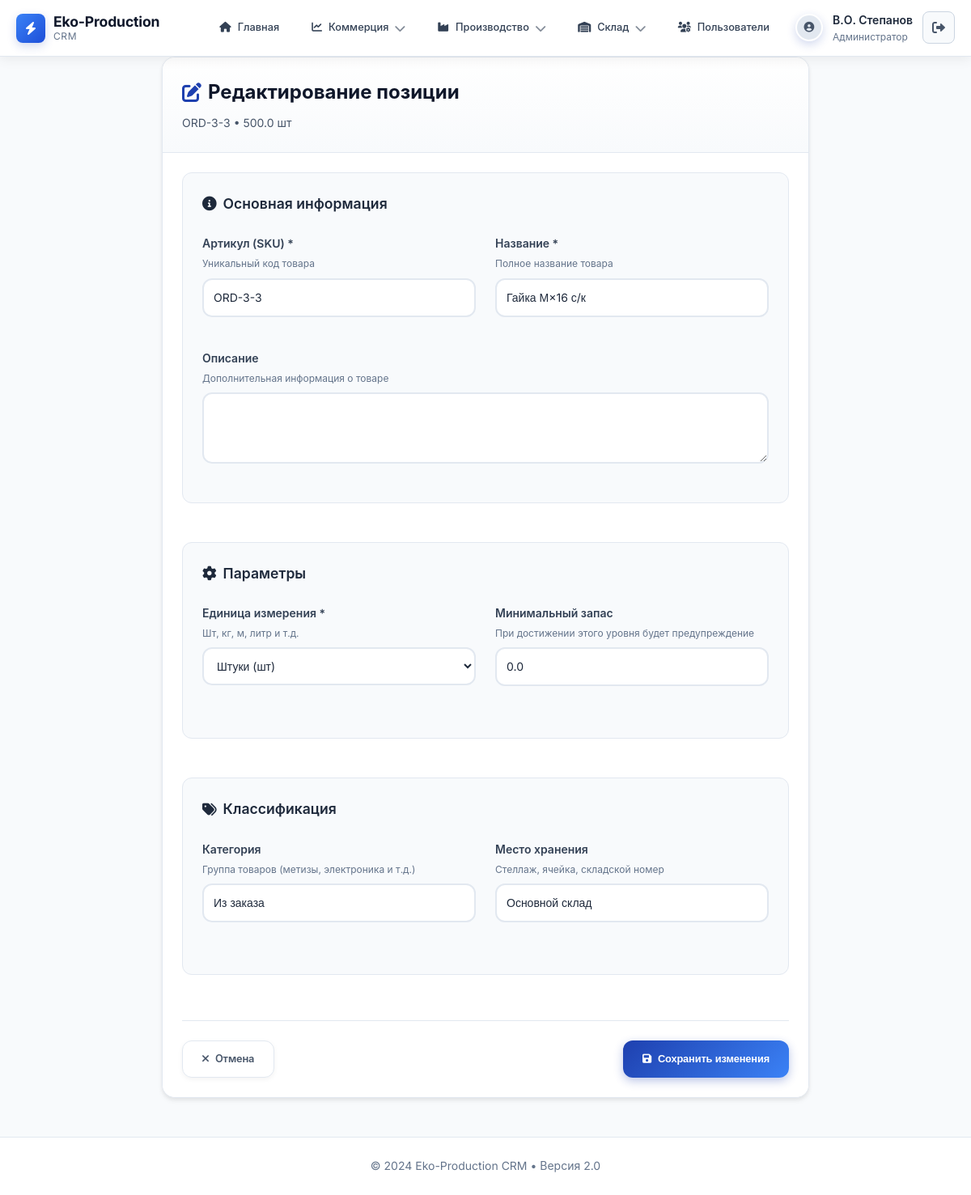
The page /warehouse/4/edit (signed in) on the database its author committed.
### app.py (models this page shows, shortened)
class User(db.Model):
    id = db.Column(db.Integer, primary_key=True)
    username = db.Column(db.String(80), unique=True, nullable=False, index=True)
    email = db.Column(db.String(120), unique=True, nullable=False, index=True)
    password_hash = db.Column(db.String(200), nullable=False)
    full_name = db.Column(db.String(200))
    role = db.Column(db.String(50), default='seamstress', index=True)
    is_active = db.Column(db.Boolean, default=True)
    created_at = db.Column(db.DateTime, default=lambda: datetime.now(timezone.utc))
    updated_at = db.Column(db.DateTime, default=lambda: datetime.now(timezone.utc),
                          onupdate=lambda: datetime.now(timezone.utc))
    def has_permission(self, permission):
        return True  # всем пользователям разрешено всё
    def has_module_access(self, module_name):
        return True  # всем пользователям доступны все модули
    def get_role_name(self):
        role_config = ROLES.get(self.role, {})
        return role_config.get('name', self.role)

class StockItem(db.Model):
    id = db.Column(db.Integer, primary_key=True)
    sku = db.Column(db.String(100), nullable=False, index=True, unique=True)  # Артикул/Код
    name = db.Column(db.String(300), nullable=False, index=True)  # Название
    description = db.Column(db.Text)  # Описание
    quantity = db.Column(db.Float, default=0, nullable=False)  # Текущее количество
    unit = db.Column(db.String(50), default='шт')  # Единица измерения
    category = db.Column(db.String(100), index=True)  # Категория
    min_stock = db.Column(db.Float, default=0)  # Минимальный запас
    location = db.Column(db.String(100))  # Место хранения
    cost_price = db.Column(db.Float)  # Себестоимость
    selling_price = db.Column(db.Float)  # Цена продажи
    created_at = db.Column(db.DateTime, default=lambda: datetime.now(timezone.utc), index=True)
    updated_at = db.Column(db.DateTime, default=lambda: datetime.now(timezone.utc),
                          onupdate=lambda: datetime.now(timezone.utc), index=True)
    transactions = db.relationship('StockTransaction', backref='stock_item', lazy=True,
                                  cascade='all, delete-orphan')

### app.py (the view, shortened to what this page needs)
@app.route('/warehouse/<int:item_id>/edit', methods=['GET', 'POST'])
@login_required
def edit_stock_item(item_id):
    item = StockItem.query.get_or_404(item_id)
    return render_template('edit_stock_item.html', item=item)

### templates/edit_stock_item.html (shortened to what this page needs)
{% extends "layout.html" %}
{% block content %}
<div class="fade-in">
    <div class="card" style="max-width: 800px; margin: 0 auto;">
        <div class="card-header" style="padding: 1.5rem; border-bottom: 1px solid var(--gray-200);">
            <h1 style="font-size: 1.5rem; font-weight: 700; color: var(--gray-900); display: flex; align-items: center; gap: 0.5rem;">
                <i class="fas fa-edit" style="color: var(--primary);"></i>
                Редактирование позиции
            </h1>
            <p style="color: var(--gray-600); font-size: 0.875rem; margin-top: 0.5rem;">
                {{ item.sku }} • {{ item.quantity }} {{ item.unit }}
            </p>
        </div>
        <div class="card-body" style="padding: 1.5rem;">
            <form method="POST" action="{{ url_for('edit_stock_item', item_id=item.id) }}" id="editForm">
                <div class="form-grid">
                    <div class="form-section" style="grid-column: 1 / -1;">
                        <div class="form-section-title">
                            <i class="fas fa-info-circle"></i>
                            Основная информация
                        </div>
                        <div class="form-grid">
                            <div class="form-group">
                                <label for="sku" class="form-label">
                                    Артикул (SKU) *
                                    <span class="form-hint">Уникальный код товара</span>
                                </label>
                                <input type="text"
                                       id="sku"
                                       name="sku"
                                       class="form-control"
                                       value="{{ item.sku }}"
                                       required
                                       pattern="[A-Za-z0-9-_]+"
                                       title="Только буквы, цифры, дефисы и подчеркивания">
                            </div>
                            <div class="form-group">
                                <label for="name" class="form-label">
                                    Название *
                                    <span class="form-hint">Полное название товара</span>
                                </label>
                                <input type="text"
                                       id="name"
                                       name="name"
                                       class="form-control"
                                       value="{{ item.name }}"
                                       required>
                            </div>
                        </div>
                        <div class="form-group">
                            <label for="description" class="form-label">
                                Описание
                                <span class="form-hint">Дополнительная информация о товаре</span>
                            </label>
                            <textarea id="description"
                                      name="description"
                                      class="form-control"
                                      rows="3">{{ item.description or '' }}</textarea>
                        </div>
                    </div>
                    <div class="form-section" style="grid-column: 1 / -1;">
                        <div class="form-section-title">
                            <i class="fas fa-cog"></i>
                            Параметры
                        </div>
                        <div class="form-grid">
                            <div class="form-group">
                                <label for="unit" class="form-label">
                                    Единица измерения *
                                    <span class="form-hint">Шт, кг, м, литр и т.д.</span>
                                </label>
                                <select id="unit" name="unit" class="form-control" required>
                                    <option value="шт" {% if item.unit == 'шт' %}selected{% endif %}>Штуки (шт)</option>
                                </select>
                            </div>
                            <div class="form-group">
                                <label for="min_stock" class="form-label">
                                    Минимальный запас
                                    <span class="form-hint">При достижении этого уровня будет предупреждение</span>
                                </label>
                                <input type="number"
                                       id="min_stock"
                                       name="min_stock"
                                       class="form-control"
                                       value="{{ item.min_stock }}"
                                       step="0.001"
                                       min="0">
                            </div>
                        </div>
                    </div>
                    <div class="form-section" style="grid-column: 1 / -1;">
                        <div class="form-section-title">
                            <i class="fas fa-tags"></i>
                            Классификация
                        </div>
                        <div class="form-grid">
                            <div class="form-group">
                                <label for="category" class="form-label">
                                    Категория
                                    <span class="form-hint">Группа товаров (метизы, электроника и т.д.)</span>
                                </label>
                                <input type="text"
                                       id="category"
                                       name="category"
                                       class="form-control"
                                       value="{{ item.category or '' }}"
                                       list="categories"
                                       placeholder="Введите или выберите категорию">
                            </div>
                            <div class="form-group">
                                <label for="location" class="form-label">
                                    Место хранения
                                    <span class="form-hint">Стеллаж, ячейка, складской номер</span>
                                </label>
                                <input type="text"
                                       id="location"
                                       name="location"
                                       class="form-control"
                                       value="{{ item.location or '' }}"
                                       placeholder="Например: Стеллаж А-12">
                            </div>
                        </div>
                    </div>
                </div>
                <div style="display: flex; justify-content: space-between; gap: 1rem; margin-top: 2rem; padding-top: 1.5rem; border-top: 1px solid var(--gray-200);">
                    <a href="{{ url_for('view_stock_item', item_id=item.id) }}" class="btn btn-secondary" style="padding: 0.75rem 1.5rem;">
                        <i class="fas fa-times"></i>
                        Отмена
                    </a>
                    <button type="submit" class="btn btn-primary" style="padding: 0.75rem 1.5rem;">
                        <i class="fas fa-save"></i>
                        Сохранить изменения
                    </button>
                </div>
            </form>
        </div>
    </div>
</div>
{% endblock %}

### templates/layout.html (shortened to what this page needs)
<!DOCTYPE html>
<html lang="ru">
<head>
    <link rel="stylesheet" href="{{ url_for('static', filename='css/style.css') }}">
    <link rel="stylesheet" href="https://cdnjs.cloudflare.com/ajax/libs/font-awesome/6.0.0/css/all.min.css">
</head>
<body>
    {% if current_user %}
    <header class="main-header">
        <div class="container">
            <nav style="display: flex; align-items: center; justify-content: space-between; height: 70px;">
                <a href="{{ url_for('home') }}" class="logo">
                    <div class="logo-icon">
                        <i class="fas fa-bolt"></i>
                    </div>
                    <div class="logo-text">
                        <div class="logo-title">Eko-Production</div>
                        <div class="logo-subtitle">CRM</div>
                    </div>
                </a>
                <ul class="nav-menu" id="navMenu">
                    <li>
                        <a href="{{ url_for('home') }}" class="nav-link {% if request.endpoint == 'home' %}active{% endif %}">
                            <i class="fas fa-home"></i>
                            <span>Главная</span>
                        </a>
                    </li>
                    {% if current_user.role == 'purchaser' %}
                        <li>
                            <a href="{{ url_for('orders') }}" class="nav-link {% if request.endpoint == 'orders' %}active{% endif %}">
                                <i class="fas fa-list"></i>
                                <span>Все заказы</span>
                            </a>
                        </li>
                        <li>
                            <a href="{{ url_for('create_order') }}" class="nav-link {% if request.endpoint == 'create_order' %}active{% endif %}">
                                <i class="fas fa-plus-circle"></i>
                                <span>Новый заказ</span>
                            </a>
                        </li>
                    {% else %}
                    {% if current_user.has_module_access('dashboard') or current_user.has_module_access('counterparties') %}
                    <li class="dropdown">
                        <a href="#" class="nav-link {% if 'dashboard' in request.endpoint or 'counterparties' in request.endpoint %}active{% endif %}">
                            <i class="fas fa-chart-line"></i>
                            <span>Коммерция</span>
                            <i class="dropdown-arrow fas fa-chevron-down"></i>
                        </a>
</li>
{% endif %}
                    {% if current_user.has_module_access('production') or current_user.has_module_access('sewing') %}
                    <li class="dropdown">
                        <a href="#" class="nav-link {% if 'production' in request.endpoint or 'sewing' in request.endpoint %}active{% endif %}">
                            <i class="fas fa-industry"></i>
                            <span>Производство</span>
                            <i class="dropdown-arrow fas fa-chevron-down"></i>
                        </a>
                    </li>
                    {% endif %}
                    {% if current_user.has_module_access('warehouse') or current_user.has_module_access('orders') or current_user.has_module_access('shipping') %}
                    <li class="dropdown">
                        <a href="#" class="nav-link {% if 'warehouse' in request.endpoint or 'orders' in request.endpoint or 'shipping' in request.endpoint %}active{% endif %}">
                            <i class="fas fa-warehouse"></i>
                            <span>Склад</span>
                            <i class="dropdown-arrow fas fa-chevron-down"></i>
                        </a>
                    </li>
                    {% endif %}
                    {% if current_user.has_permission('users:read') %}
                    <li>
                        <a href="{{ url_for('user_management') }}"
                           class="nav-link {% if request.endpoint and 'user' in request.endpoint %}active{% endif %}">
                            <i class="fas fa-users-cog"></i>
                            <span>Пользователи</span>
                        </a>
                    </li>
                    {% endif %}
                    {% endif %}
                </ul>
                <div class="user-menu" style="display: flex; align-items: center; gap: 0.75rem;">
                    <div class="user-avatar" style="width: 34px; height: 34px; border-radius: 50%; background: var(--gray-200); display: flex; align-items: center; justify-content: center; color: var(--gray-600);">
                        <i class="fas fa-user-circle"></i>
                    </div>
                    <div class="user-info" style="display: flex; flex-direction: column;">
                        <div class="user-name" style="font-weight: 600; color: var(--gray-800); font-size: 0.875rem;">
                            {{ current_user.full_name or current_user.username }}
                        </div>
                        <div class="user-role" style="font-size: 0.75rem; color: var(--gray-500);">
                            {{ current_user.get_role_name() }}
                        </div>
                    </div>
                    <a href="{{ url_for('logout') }}" class="logout-btn" style="width: 40px; height: 40px; border-radius: 8px; display: flex; align-items: center; justify-content: center; color: var(--gray-600); border: 1px solid var(--gray-300); background: var(--gray-50); text-decoration: none; transition: all 0.2s ease;" title="Выход">
                        <i class="fas fa-sign-out-alt"></i>
                    </a>
                </div>
            </nav>
        </div>
    </header>
    {% endif %}
    <main class="container main-content">
        {% block content %}{% endblock %}
    </main>
    {% if current_user %}
    <footer style="padding: 1.5rem 0; margin-top: 3rem; border-top: 1px solid var(--gray-200); background: white;">
        <div class="container">
            <div style="text-align: center; color: var(--gray-500); font-size: 0.875rem;">
                © 2024 Eko-Production CRM • Версия 2.0
            </div>
        </div>
    </footer>
    {% endif %}
</body>
</html>

### rows shown on the page
User: full_name "В.О. Степанов", get_role_name "Администратор"
StockItem: sku "ORD-3-3", quantity "500.0", unit "шт", name "Гайка М×16 с/к", unit "Штуки (шт)", min_stock "0.0", category "Из заказа", location "Основной склад"
